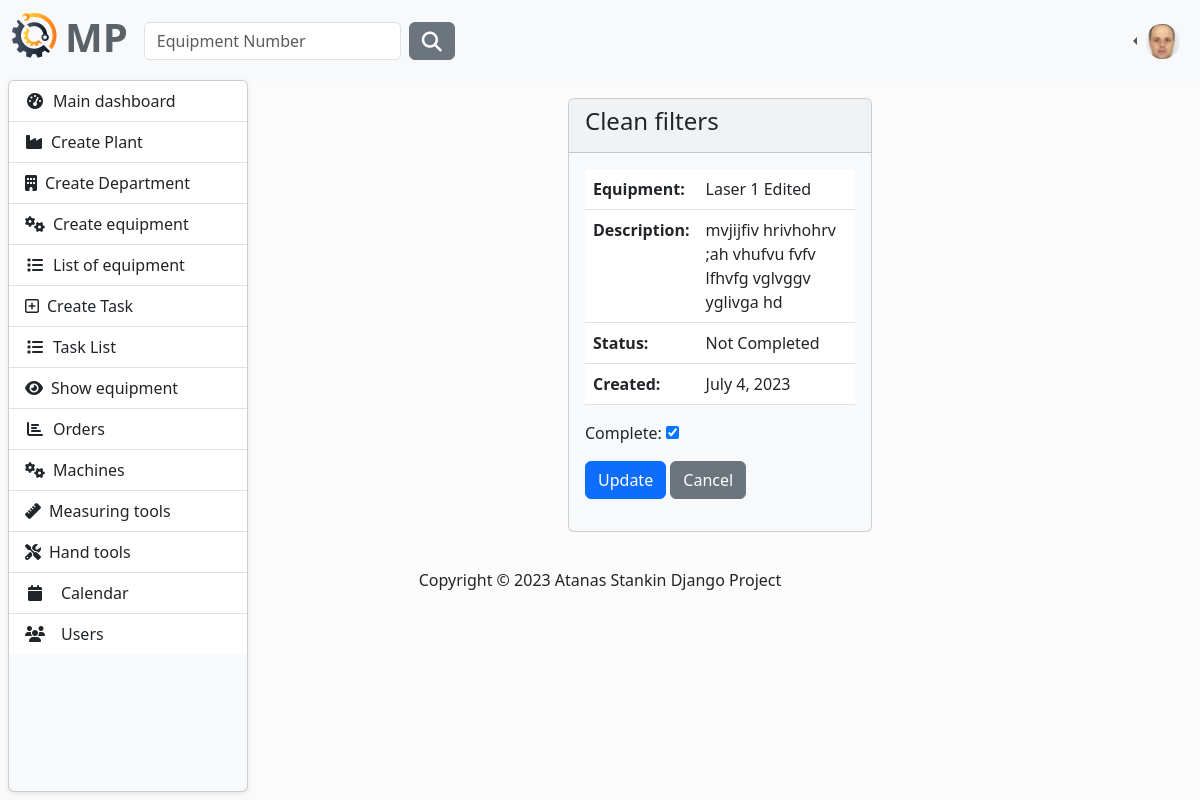
Before: /task/update-task/1/ (signed in) with the older database file.
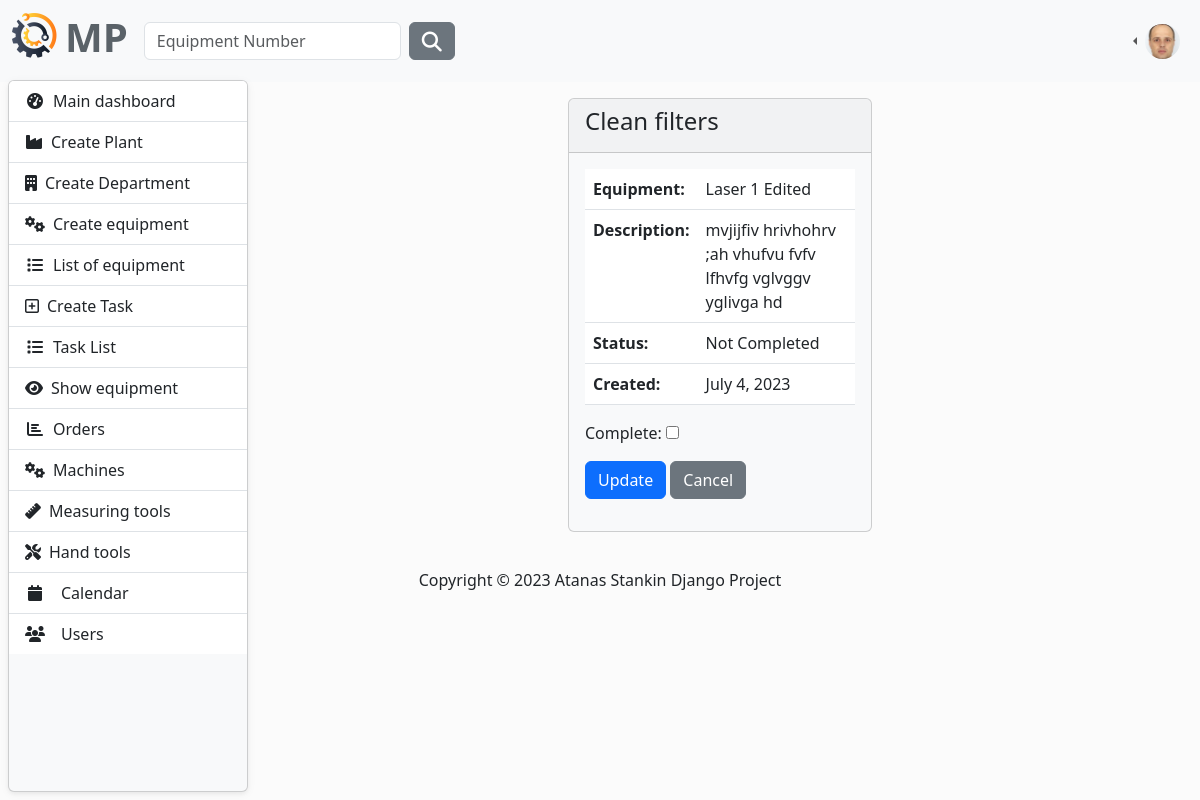
After: the same page with the newer database file.
### MaintenancePlanner/task/models.py (models this page shows, shortened)
class Task(models.Model):
    technician = models.ForeignKey(AppUser, on_delete=models.CASCADE)
    equipment = models.ForeignKey(
        to=Equipment,
        on_delete=models.CASCADE,
    )
    title = models.CharField(
        max_length=256,
    )
    description = models.TextField(null=True, blank=True)
    complete = models.BooleanField(default=False)
    created_on = models.DateField(auto_now_add=True)
    class Meta:
        ordering = ['complete']

### MaintenancePlanner/equipment/models.py (models this page shows)
class Equipment(models.Model):
    description = models.CharField(
        max_length=30,
        validators=[equipment_name_validator],
    )
    type = models.CharField(
        max_length=30,
        choices=TYPE_OF_EQUIPMENT
    )
    acquisition_date = models.DateField(
        blank=True,
        null=True,
        verbose_name='Acquisition Date',
    )
    acquisition_value = models.FloatField(
        blank=True,
        null=True,
        verbose_name='Acquisition Value',
    )
    currency_code = models.CharField(
        max_length=10,
        choices=CURRENCY_CHOICES,
        default='EUR',
    )
    year_of_manufacture = models.PositiveIntegerField(
        verbose_name='Year of Manufacture',
        null=True,
        blank=True,
    )
    manufacturer = models.CharField(
        max_length=30,
        blank=True,
        null=True,
    )
    model_number = models.CharField(
        max_length=30,
        blank=True,
        null=True,
        verbose_name='Model Number'
    )
    part_number = models.CharField(
        max_length=30,
        blank=True,
        null=True,
        verbose_name='Manufacturer Part Number',
    )
    serial_number = models.CharField(
        max_length=30,
        blank=True,
        null=True,
        verbose_name='Manufacturer Serial Number',
    )
    plant = models.ForeignKey(
        to=Plant,
        on_delete=models.CASCADE)
    department = models.ForeignKey(
        to=Department,
        on_delete=models.CASCADE)
    last_checked_date = models.DateField(
        verbose_name='Last Checked Date',
        blank=True,
        null=True,
    )
    next_check_date = models.DateField(
        verbose_name='Next Check Date',
        blank=True,
        null=True,
    )
    def __str__(self):
        return self.description

### MaintenancePlanner/task/views.py (the view)
# urls.py: path('update-task/<int:pk>/', UpdateTask.as_view(), name='update-task'),
class UpdateTask(LoginRequiredMixin, UpdateView):
    template_name = 'update-task.html'
    model = Task
    form_class = UpdateTaskForm
    success_url = reverse_lazy('task-list')

### MaintenancePlanner/task/forms.py
class UpdateTaskForm(forms.ModelForm):
    class Meta:
        model = Task
        fields = ('complete',)

### MaintenancePlanner/task/templates/update-task.html (shortened to what this page needs)
{% extends "base.html" %}
{% load static %}
{% block content %}
    <div class="row justify-content-center mt-3">
        <div class="col-4">
            <div class="card bg-light mb-3" style="max-width: 200rem;">
                <div class="card-header">
                    <h4>{{ task.title }}</h4>
                </div>
                <div class="card-body">
                    <table class="table table-hover">
                    <tr>
                        <td>
                           <strong>Equipment:</strong>
                        </td>
                        <td>
                            {{ task.equipment }}
                        </td>
                    </tr>
                    <tr>
                        <td>
                            <strong>Description:</strong>
                        </td>
                        <td>
                            {{ task.description }}
                        </td>
                    </tr>
                    <tr>
                        <td>
                            <strong>Status:</strong>
                        </td>
                        <td>
                            {% if task.completed %}
                                Completed
                            {% else %}
                                Not Completed
                            {% endif %}
                        </td>
                    </tr>
                    <tr>
                        <td>
                            <strong>Created:</strong>
                        </td>
                        <td>
                            {{ task.created_on }}
                        </td>
                    </tr>
                </table>
                    <form method="POST" enctype="multipart/form-data">
                      {{ form.as_p }}
                        <div class="mb-3">
                            <button type="submit" class="btn btn-primary ">Update</button>
                            <a href="{% url 'task-list' %}" class="btn btn-secondary">Cancel</a>
                        </div>
                    </form>
                </div>
            </div>
        </div>
    </div>
{% endblock content %}

Changed rows visible on the page:
changed Task "Clean filters": complete "☑" → "☐"
